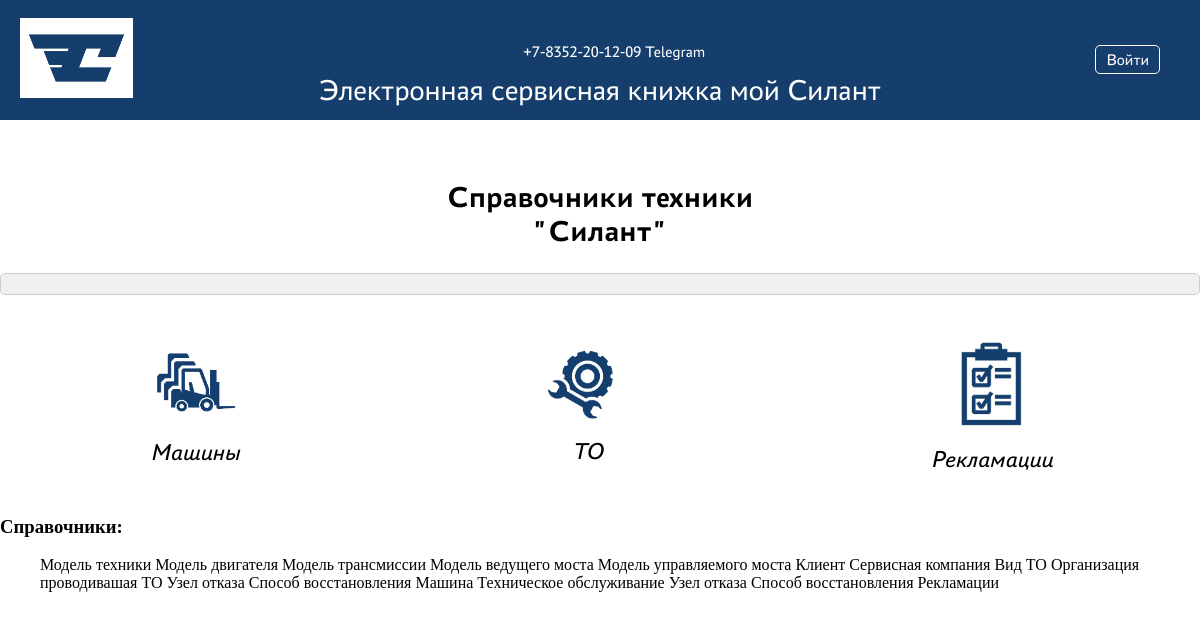
Page /reference/ on the committed database.
### Silant/silant_app/models.py (models this page shows, shortened)
class ReferenceEntity(models.Model):
    name = models.CharField(max_length=255, verbose_name="Название справочника")
    description = models.TextField(verbose_name="Описание")

### Silant/silant_app/views.py (the view)
# urls.py: path('reference/', ReferenceEntityViews.as_view(), name='reference-list'),
class ReferenceEntityViews(ListView):
    model = ReferenceEntity
    template_name = 'reference/reference-list.html'
    context_object_name = "reference"

### Silant/templates/reference/reference-list.html (shortened to what this page needs)
{% extends 'flatpages/baseheader.html' %}
{% load static %}
{% block content %}
    <link rel="stylesheet" type="text/css" href="{% static 'css/styles.css' %}">
    <div class="comp">
        <h2 class="Text-comp">Cправочники техники <br/> "Силант"</h2>
    </div>
    <div class="user-info">
    </div>
    <div class="navigation-links">
        <a href="{% url 'machine-list' %}">
            <img src="{% static 'images/machine.jpg' %}" alt="Машины">
            <p>Машины</p>
        </a>
        <a href="{% url 'maintenance-list' %}">
            <img src="{% static 'images/to.jpg' %}" alt="ТО">
            <p>ТО</p>
        </a>
        <a href="{% url 'reclamation-list' %}">
            <img src="{% static 'images/rec.jpg' %}" alt="Рекламации">
            <p>Рекламации</p>
        </a>
    </div>
    <div class="reference-container">
        <h3>Справочники:</h3>
        <ul>
            {% for entity in reference %}
                {{ entity.name }}
            {% endfor %}
        </ul>
    </div>
{% endblock %}

### Silant/templates/flatpages/baseheader.html (shortened to what this page needs)
{% load static %}
<!DOCTYPE html>
<html lang="ru">
<head>
    <link rel="stylesheet" href="{% static 'css/Header.css' %}">
</head>
<body>
    <header>
        <div class="logo">
            <img src= "{% static 'media/Logo.jpg' %}" alt="Logo">
        </div>
        <div class="contact-info">
            <p>+7-8352-20-12-09  Telegram</p>
        </div>
        {% if user.is_authenticated %}
            <div class="logout-button">
                <a href="{% url 'logout' %}">Выход</a>
            </div>
        {% else %}
            <div class="login-button">
                <a href="{% url 'login' %}">Войти</a>
            </div>
        {% endif %}
        <div class="text-service">
            <p>Электронная сервисная книжка мой Силант</p>
        </div>
    </header>
    <div class="content">
        {% block content %}
        {% endblock %}
    </div>
</body>
</html>

### Silant/static/css/Header.css (style rules this page uses)
header { font-family: Astra; background-color: #163E6C; height: 100px; color: #fff; display:flex; align-items: center; justify-content: space-between; padding: 10px 20px; position: relative; }
.logo img { height: 80px; }
.contact-info p { margin-top: 0px; text-align: center; }
.login-button a { margin-right: 20px; color: #fff; text-decoration: none; border: 1px solid #fff; padding: 5px 10px; border-radius: 5px; }
.text-service { font-size: 30px; text-align: center; margin-top: 60px; position: absolute; margin-bottom: 0px; left: 50%; transform: translateX(-50%); }

### Silant/static/css/styles.css (style rules this page uses)
body { width: 100%; margin: 0; padding: 0; }
.comp { font-family: Astra-bold; margin-top: 60px; text-align: center; }
.Text-comp { font-size: 30px; }
.user-info { font-family: Astra-ital; text-align: center; font-size: 25px; margin-top: 20px; padding: 10px; background-color: #f0f0f0; border: 1px solid #ccc; border-radius: 5px; }
.navigation-links { display: flex; justify-content: space-around; align-items: center; margin-top: 40px; }
.navigation-links a { text-align: center; text-decoration: none; color: black; }
.navigation-links a img { width: 100px; height: auto; }
.navigation-links a p { font-family: Astra-ital; margin-top: 5px; font-size: 24px; }

### rows in the picture
ReferenceEntity: name "Модель техники"
ReferenceEntity: name "Модель двигателя"
ReferenceEntity: name "Модель трансмиссии"
ReferenceEntity: name "Модель ведущего моста"
ReferenceEntity: name "Модель управляемого моста"
ReferenceEntity: name "Клиент"
ReferenceEntity: name "Сервисная компания"
ReferenceEntity: name "Вид ТО"
ReferenceEntity: name "Организация проводивашая ТО"
ReferenceEntity: name "Узел отказа"
ReferenceEntity: name "Способ восстановления"
ReferenceEntity: name "Машина"
ReferenceEntity: name "Техническое обслуживание"
ReferenceEntity: name "Узел отказа"
ReferenceEntity: name "Способ восстановления"
ReferenceEntity: name "Рекламации"
